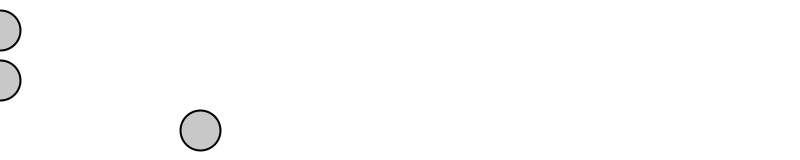
Frame 1 (no input)
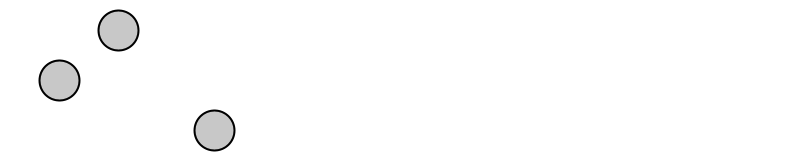
Frame 60 (the mouse pressed at the canvas centre just before this capture)
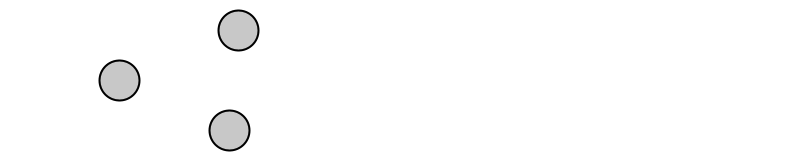
Frame 120 (the mouse held since frame 60 and released just before this capture)

The Processing sketch that drew these frames (run headless with seeded random() and noise(); from frame 60 on, the mouse is pressed at the canvas centre):

// Processing sketch: map
// ── map.pde
int x = 0; //posición x
int dir = 1; //dirección x

void setup() {
  size(800, 160);
  fill(200);
  strokeWeight(2);
}

void draw() {
  background(255);

  //para la primera elipse usamos la variable x
  ellipse(x, 30, 40, 40);
  
  //para la primera elipse usamos la variable x dividida en 2
  ellipse(x/2, 80, 40, 40);
  
  //para la tercera ellipse creamos una variable que mapea el rango de x a valores entre 200 y 300 px
  //map(variable, inicio rango x, fin rango x, inicio nuevo rango, fin de nuevo rango
  //utilizamos float porque el resultado puede ser un número decimal
  float mapX = map(x, 0, width, 200, 300); 
  
  //utilizamos la nueva variable para el movimiento de la elipse
  ellipse(mapX, 130, 40, 40);

  x += 2 * dir; //cambio de posición

  //cambio de dirección
  if (x > width || x < 0) {
    dir = -dir;
  }
}
